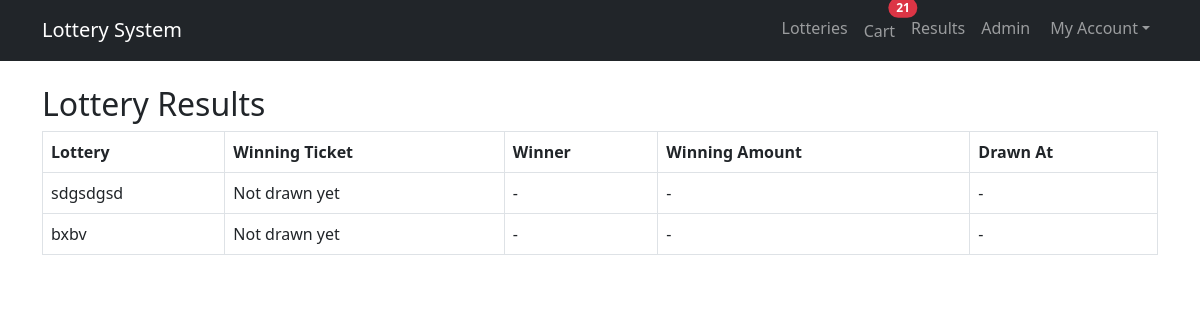
The app's page /results.php (signed in) with its own data.
### tables this page shows
CREATE TABLE `lotteries` (
  `id` int(11) NOT NULL,
  `title` varchar(255) NOT NULL,
  `description` text DEFAULT NULL,
  `photo` varchar(255) DEFAULT NULL,
  `price` decimal(15,2) DEFAULT 0.00,
  `winning_price` decimal(15,2) NOT NULL,
  `money_to_raise` decimal(15,2) NOT NULL,
  `total_raised` decimal(15,2) NOT NULL DEFAULT 0.00,
  `is_active` tinyint(1) NOT NULL DEFAULT 1,
  `expiry_date` date DEFAULT NULL,
  `created_at` timestamp NOT NULL DEFAULT current_timestamp()
);

### public/results.php (the view, shortened to what this page needs)
<?php
include '../config/connection.php';
include '../includes/header.php';
$result = mysqli_query($conn, "SELECT l.*, lw.ticket_id, lw.winning_amount, lw.winner_user_id FROM lotteries l LEFT JOIN lottery_winners lw ON l.id = lw.lottery_id ORDER BY l.created_at DESC");
?>
<h2>Lottery Results</h2>
<table class="table table-bordered">
    <thead>
        <tr>
            <th>Lottery</th>
            <th>Winning Ticket</th>
            <th>Winner</th>
            <th>Winning Amount</th>
            <th>Drawn At</th>
        </tr>
    </thead>
    <tbody>
        <?php while($row = mysqli_fetch_assoc($result)):
            $winner_name = null;
            ?>
            <tr>
                <td><?= htmlspecialchars($row['title']) ?></td>
                <td><?= $row['ticket_id'] ? htmlspecialchars($row['ticket_id']) : 'Not drawn yet' ?></td>
                <td><?= $winner_name ?? '-' ?></td>
                <td><?= $row['winning_amount'] ? '$'.number_format($row['winning_amount'], 2) : '-' ?></td>
                <td><?= $row['drawn_at'] ?? '-' ?></td>
            </tr>
        <?php endwhile; ?>
    </tbody>
</table>
<?php include '../includes/footer.php'; ?>

### records on screen
lotteries: title "sdgsdgsd", winner_name "-", drawn_at "-"
lotteries: title "bxbv", winner_name "-", drawn_at "-"

### other values on screen
$cart_count "21"
